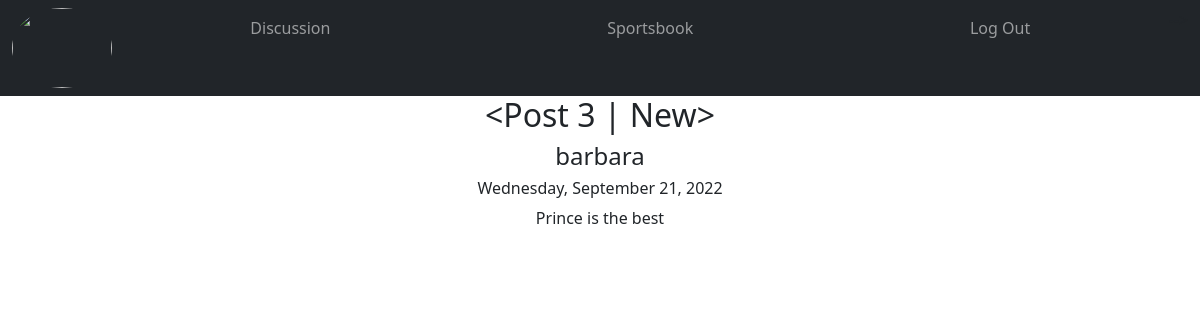
The app's page /posts/3 (signed in) with its own data.
### app/models.py (models this page shows, shortened)
class Post(db.Model):
    id = db.Column(db.Integer, primary_key=True)
    title = db.Column(db.String(50), nullable=False)
    body = db.Column(db.String(255), nullable=False)
    date_created = db.Column(db.DateTime, nullable=False, default=datetime.utcnow)
    user_id = db.Column(db.Integer, db.ForeignKey('user.id'))
    def __repr__(self):
        return f"<Post {self.id} | {self.title}>"

class User(db.Model, UserMixin):
    id = db.Column(db.Integer, primary_key=True)
    email = db.Column(db.String(50), nullable=False, unique=True)
    username = db.Column(db.String(50), nullable=False, unique=True)
    password = db.Column(db.String(256), nullable=False)
    date_created = db.Column(db.DateTime, nullable=False, default=datetime.utcnow)
    posts = db.relationship('Post', backref='author', lazy='dynamic')

### app/routes.py (the view)
@app.route('/posts/<post_id>')
@login_required
def view_post(post_id):
    post = Post.query.get_or_404(post_id)
    return render_template('post.html', post=post)

### app/models.py (called while the page is built)
@login.user_loader
def load_user(user_id):
    return User.query.get(user_id)

### app/templates/post.html (shortened to what this page needs)
{% extends 'base.html' %}
{% block content %}
    <h2 class="text-center">{{ post }}</h2>
    <h4 class="text-center">{{ post.author.username }}</h4>
    <h6 class="text-center">{{ post.date_created.strftime('%A, %B %d, %Y') }}</h6>
    <p class="text-center">{{ post.body }}</p>
{% endblock content %}

### records on screen
Post: id+title "<Post 3 | New>", date_created "Wednesday, September 21, 2022", body "Prince is the best"
User: author.username "barbara"
